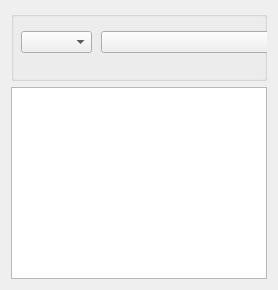
      <widget class="QWidget" name="tab_2">
       <attribute name="title">
        <string>Tab 2</string>
       </attribute>
       <layout class="QVBoxLayout" name="verticalLayout_4">
        <item>
         <layout class="QVBoxLayout" name="verticalLayout_3">
          <item>
           <widget class="QGroupBox" name="groupBox_2">
            <property name="minimumSize">
             <size>
              <width>0</width>
              <height>70</height>
             </size>
            </property>
            <property name="title">
             <string/>
            </property>
            <widget class="QComboBox" name="comboBox">
             <property name="geometry">
              <rect>
               <x>10</x>
               <y>20</y>
               <width>71</width>
               <height>22</height>
              </rect>
             </property>
            </widget>
            <widget class="QComboBox" name="comboBox_2">
             <property name="geometry">
              <rect>
               <x>90</x>
               <y>20</y>
               <width>221</width>
               <height>22</height>
              </rect>
             </property>
            </widget>
            <widget class="QComboBox" name="comboBox_3">
             <property name="geometry">
              <rect>
               <x>320</x>
               <y>20</y>
               <width>69</width>
               <height>22</height>
              </rect>
             </property>
            </widget>
            <widget class="QComboBox" name="comboBox_4">
             <property name="geometry">
              <rect>
               <x>400</x>
               <y>20</y>
               <width>211</width>
               <height>22</height>
              </rect>
             </property>
            </widget>
           </widget>
          </item>
          <item>
           <widget class="QTableView" name="tableView">
            <property name="mouseTracking">
             <bool>false</bool>
            </property>
            <property name="editTriggers">
             <set>QAbstractItemView::NoEditTriggers</set>
            </property>
            <property name="dragDropOverwriteMode">
             <bool>false</bool>
            </property>
           </widget>
          </item>
         </layout>
        </item>
       </layout>
      </widget>
